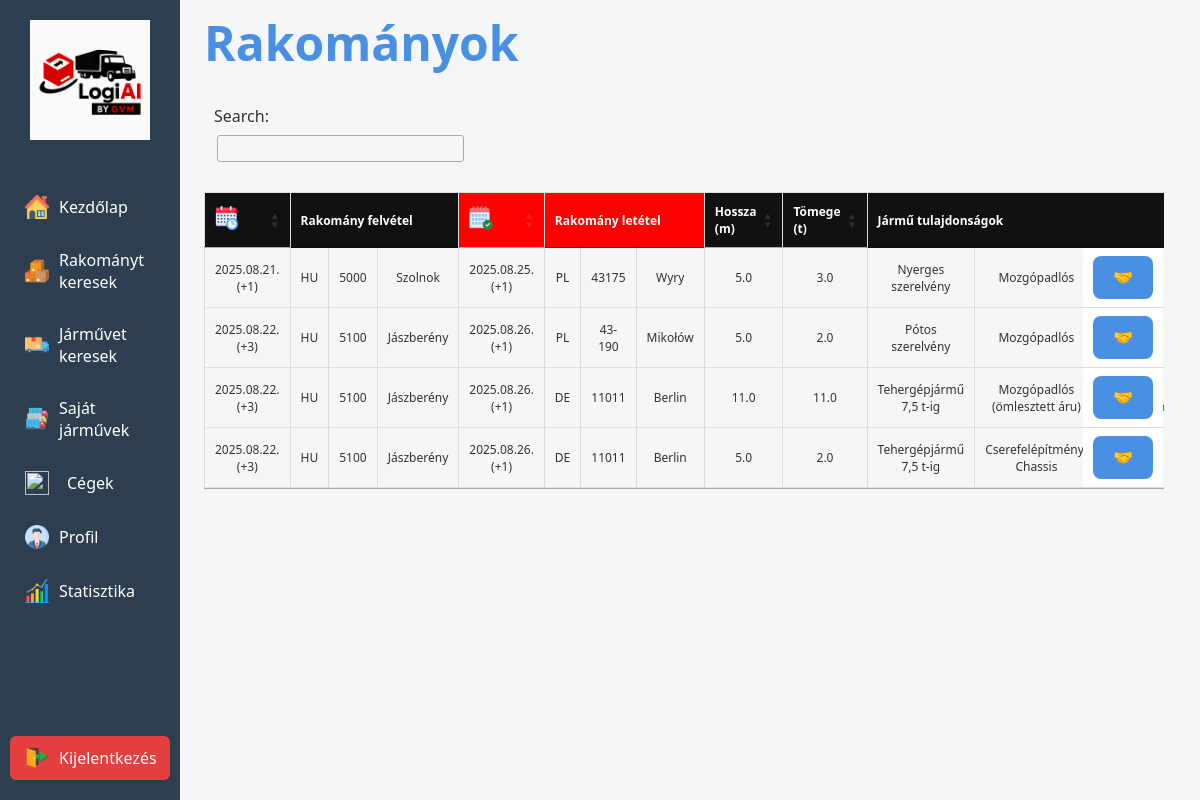
The page /shipments (signed in) on the database its author committed.
### main.py (models this page shows, shortened)
class Cargo(db.Model):
    cargo_id = db.Column(db.Integer, primary_key=True)
    company_id = db.Column(db.Integer, db.ForeignKey('company.company_id'))
    company = db.relationship("Company", backref="cargos")
    user_id = db.Column(db.Integer, db.ForeignKey('user.user_id'))      # hirdető ID-ja
    posted_by = db.relationship("User", backref="posted_cargos")  # <-- ide jön a kapcsolat
    description = db.Column(db.Text, nullable=False, default="Nincs leírás")
    origin_country = db.Column(db.String(100))
    origin_postcode = db.Column(db.String(20))
    origin_city = db.Column(db.String(100))
    is_hidden_from = db.Column(db.Boolean, default=False)  # indulás bújtatott?
    masked_origin_city = db.Column(db.String(100), nullable=True)
    masked_origin_postcode = db.Column(db.String(20), nullable=True)
    destination_country = db.Column(db.String(100))
    destination_postcode = db.Column(db.String(20))
    destination_city = db.Column(db.String(100))
    is_hidden_to = db.Column(db.Boolean, default=False)    # érkezés bújtatott?
    masked_destination_city = db.Column(db.String(100), nullable=True)
    masked_destination_postcode = db.Column(db.String(20), nullable=True)
    start_date_1 = db.Column(db.Date)
    start_date_2 = db.Column(db.Date)
    start_time_1 = db.Column(db.Time)
    start_time_2 = db.Column(db.Time)
    start_time_3 = db.Column(db.Time)
    start_time_4 = db.Column(db.Time)
    end_date_1 = db.Column(db.Date)
    end_date_2 = db.Column(db.Date)
    end_time_1 = db.Column(db.Time)
    end_time_2 = db.Column(db.Time)
    end_time_3 = db.Column(db.Time)
    end_time_4 = db.Column(db.Time)
    weight = db.Column(db.Float)
    size = db.Column(db.Float)
    vehicle_type = db.Column(db.String(100))     # típus
    stucture = db.Column(db.String(100))         # felépítmény
    equipment = db.Column(db.String(200))        # felszereltség
    certificates = db.Column(db.String(200))     # tanúsítványok
    cargo_securement = db.Column(db.String(200)) # rakományrögzítés
    created_at = db.Column(db.DateTime, default=datetime.utcnow)
    last_republished_at = db.Column(db.DateTime, nullable=True)
    offers = db.relationship("Offer", backref="cargo", lazy=True)

### main.py (the view)
@app.route('/shipments')
@login_required
def shipments():
    cargos = Cargo.query.order_by(Cargo.created_at.desc()).all()
    return render_template('shipments.html', user=current_user, cargos=cargos)

### main.py (called while the page is built)
@login_manager.user_loader
def load_user(user_id):
    return User.query.get(int(user_id))

### templates/shipments.html (shortened to what this page needs)
{% extends "base.html" %}
{% block content %}
<div class="home-container">
    <aside class="sidebar">
        {% include 'sidebar.html' %}
    </aside>
    <main class="main-content">
        <h1 class="cim">Rakományok</h1>
        {% if cargos %}
        <div class="table-wrapper">
            <table id="shipmentsTable" class="display" style="font-size: 0.9em; width:100%;">
            <thead>
                <tr>
                    <th class="felvet"><img src="{{ url_for('static', filename='icons/calendar_up.png') }}" style="width: 24px"></th>
                    <th class="felvet" colspan="3">Rakomány felvétel</th>
                    <th class="letet"><img src="{{ url_for('static', filename='icons/calendar_done.png') }}" style="width: 24px"></th>
                    <th class="letet" colspan="3">Rakomány letétel</th>
                    <th class="arujarmu">Hossza (m)</th>
                    <th class="arujarmu">Tömege (t)</th>
                    <th class="arujarmu" colspan="5">Jármű tulajdonságok</th>
                </tr>
            </thead>
            <tbody>
                {% for cargo in cargos %}
                <tr data-cargo-id="{{ cargo.cargo_id }}">
                    <td>
                        {% if cargo.start_date_1 %}
                            {{ cargo.start_date_1.strftime('%Y.%m.%d.') }}
                            {% if cargo.start_date_2 %}
                                {% set delta = (cargo.start_date_2 - cargo.start_date_1).days %}
                                (+{{ delta }})
                            {% endif %}
                        {% endif %}
                    </td>
                    <td>{{ cargo.origin_country.upper()}}</td>
                    <td>{{ cargo.masked_origin_postcode if cargo.is_hidden_from else cargo.origin_postcode }}</td>
                    <td>{{ cargo.masked_origin_city if cargo.is_hidden_from else cargo.origin_city }}</td>
                    <td>
                        {% if cargo.end_date_1 %}
                            {{ cargo.end_date_1.strftime('%Y.%m.%d.') }}
                            {% if cargo.end_date_2 %}
                                {% set delta = (cargo.end_date_2 - cargo.end_date_1).days %}
                                (+{{ delta }})
                            {% endif %}
                        {% endif %}
                    </td>
                    <td>{{ cargo.destination_country.upper()}}</td>
                    <td>{{ cargo.masked_destination_postcode if cargo.is_hidden_to else cargo.destination_postcode }}</td>
                    <td>{{ cargo.masked_destination_city if cargo.is_hidden_to else cargo.destination_city }}</td>
                    <td>{{ cargo.size }}</td>
                    <td>{{ cargo.weight }}</td>
                    <td>{{ cargo.vehicle_type or '-' }}</td>
                    <td>{{ cargo.stucture or '-' }}</td>
                    <td>{{ cargo.equipment or '-' }}</td>
                    <td class="action-column-right">
                        <button class="action-btn offer-btn" id="" title="Ajánlattétel">🤝</button>
                    </td>
                </tr>
                {% endfor %}
            </tbody>
        </table>
        {% else %}
        <p>Nincs még rakomány.</p>
        {% endif %}
        </div>
    </main>
</div>
{% endblock %}

### templates/base.html (shortened to what this page needs)
<!DOCTYPE html>
<html lang="hu">
<head>
    <link rel="stylesheet" href="{{ url_for('static', filename='style.css') }}">
    <link rel="stylesheet" href="https://cdn.jsdelivr.net/npm/bootstrap-icons@1.10.5/font/bootstrap-icons.css">
    <link rel="stylesheet" href="https://cdn.datatables.net/1.13.6/css/jquery.dataTables.min.css">
</head>
<body>
    {% block content %}{% endblock %}
</body>
</html>

### templates/sidebar.html (shortened to what this page needs)
<nav class="sidebar">
    <div class="sidebar-header">
        <img src="{{ url_for('static', filename='images/logiailogo.png') }}" alt="logiAI logo">
    </div>
    <ul class="sidebar-menu">
        <li><a href="{{ url_for('home') }}"><img src="{{ url_for('static', filename='icons/home.png') }}" alt=""> Kezdőlap</a></li>
        <li><a href="{{ url_for('shipments') }}"><img src="{{ url_for('static', filename='icons/warehouse.png') }}" alt=""> Rakományt keresek</a></li>
        <li><a href="{{ url_for('cargo') }}"><img src="{{ url_for('static', filename='icons/truck.png') }}" alt=""> Járművet keresek</a></li>
        <li><a href="{{ url_for('vehicles') }}"><img src="{{ url_for('static', filename='icons/car.png') }}" alt=""> Saját járművek</a></li>
        <li>
            <a href="#" class="submenu-toggle"><img src="{{ url_for('static', filename='icons/company.png') }}" alt=""> Cégek</a>
        </li>
        <li><a href="{{ url_for('profile') }}"><img src="{{ url_for('static', filename='icons/user.png') }}" alt=""> Profil</a></li>
        <li><a href="{{ url_for('statistics') }}"><img src="{{ url_for('static', filename='icons/stats.png') }}" alt=""> Statisztika</a></li>
    </ul>
    <ul class="sidebar-logout">
        <li>
            <a href="{{ url_for('logout') }}" class="logout-btn">
                <img src="{{ url_for('static', filename='icons/exit.png') }}" alt=""> Kijelentkezés
            </a>
        </li>
    </ul>
</nav>

### static/style.css (style rules this page uses)
body { font-family: 'Segoe UI', Tahoma, Geneva, Verdana, sans-serif; margin: 0; padding: 0; background: #f4f6f8; color: #333; display: flex; min-height: 100vh; width: 100%; }
h1 { top: 0; background: #f4f6f8; z-index: 10; padding: 10px 0; margin: 0; }
.sidebar .submenu-toggle { display: flex; align-items: center; gap: 8px; width: 100%; background: none; border: none; color: inherit; padding: 10px 15px; text-align: left; cursor: pointer; font: inherit; border-radius: 6px; }
.sidebar .sidebar-menu img[src$="company.png"] { width: 24px !important; height: 24px !important; object-fit: contain !important; }
.sidebar { width: 15%; background: #2c3e50; color: #fff; min-height: 100vh; padding-left: 10px; padding-right: 10px; position: fixed; top: 0; left: 0; box-sizing: border-box; display: flex; flex-direction: column; z-index: 1000; }
.sidebar-header { text-align: center; padding: 20px 0; }
.sidebar-header img { width: 120px; height: auto; display: inline-block; margin-bottom: 10px; }
.sidebar-menu { list-style: none; padding: 0; margin: 0; flex-grow: 1; }
.sidebar-menu li { margin: 10px 0; }
.sidebar-menu a { color: #fff; text-decoration: none; padding: 10px 15px; display: flex; align-items: center; border-radius: 6px; transition: background 0.3s; }
.sidebar-menu a img { width: 24px; margin-right: 10px; }
.sidebar-logout { margin-top: auto; list-style: none; padding: 0; margin-bottom: 20px; }
.logout-btn { display: flex; align-items: center; padding: 10px 15px; color: #fff; background-color: #e53e3e; border-radius: 6px; text-decoration: none; transition: background 0.3s; }
.logout-btn img { width: 24px; margin-right: 10px; }
.main-content { margin-left: 17vw; flex-grow: 1; box-sizing: border-box; max-width: 80%; }
.main-content > h1 { font-size: 3rem; text-align: left; color: #4a90e2; }
h1, h2 { text-align: left; color: #4a90e2; }
button { background: #4a90e2; color: #fff; border: none; padding: 12px 20px; border-radius: 8px; cursor: pointer; font-size: 16px; transition: background 0.3s; }
.home-container { max-width: 100%; }
.table-wrapper { max-width: 100%; text-align: center; margin-top: 20px; margin-bottom: 50px; overflow-x: auto; position: relative; }
.table-wrapper .dataTable { display: inline-block; width: auto !important; min-width: 600px; max-width: 100%; border-collapse: collapse; }
.table-wrapper table { display: inline-block; width: auto !important; min-width: 600px; max-width: 100%; border-collapse: collapse; }
table { width: 100%; border-collapse: collapse; margin-top: 10px; }
table th, table td { border: 1px solid #ddd; padding: 12px; font-size: .75rem; }
table th { background: #4a90e2; color: white; }
table tr:nth-child(even) { background: #f9f9f9; }
.letet, .hirdeto { background-color: red; }
.arujarmu, .felvet { background-color: #111; color: white; }

### templates/shipments.html (style rules this page uses)
.action-column-right { position: sticky; right: 0; z-index: 1; background: #fff; }

### rows shown on the page
Cargo: start_date_1 "2025.08.21.", cargo_id "1", origin_country "HU", is_hidden_from+origin_postcode "5000", is_hidden_from+origin_city "Szolnok", end_date_1 "2025.08.25.", destination_country "PL", is_hidden_to+destination_postcode "43175", is_hidden_to+destination_city "Wyry", size "5.0", weight "3.0", vehicle_type "Nyerges szerelvény", stucture "Mozgópadlós"
Cargo: start_date_1 "2025.08.22.", delta "3", origin_country "HU", is_hidden_from+masked_origin_postcode "5100", is_hidden_from+masked_origin_city "Jászberény", end_date_1 "2025.08.26.", delta "1", destination_country "PL", is_hidden_to+masked_destination_postcode "43-190", is_hidden_to+masked_destination_city "Mikołów", size "5.0", weight "2.0", vehicle_type "Pótos szerelvény", stucture "Mozgópadlós"
Cargo: start_date_1 "2025.08.22.", cargo_id "3", origin_country "HU", is_hidden_from+masked_origin_postcode "5100", is_hidden_from+masked_origin_city "Jászberény", end_date_1 "2025.08.26.", is_hidden_from "1", destination_country "DE", is_hidden_to+destination_postcode "11011", is_hidden_to+destination_city "Berlin", size "11.0", weight "11.0", vehicle_type "Tehergépjármű 7,5 t-ig", stucture "Mozgópadlós (ömlesztett áru)"
Cargo: start_date_1 "2025.08.22.", delta "3", origin_country "HU", is_hidden_from+origin_postcode "5100", is_hidden_from+origin_city "Jászberény", end_date_1 "2025.08.26.", delta "1", destination_country "DE", is_hidden_to+destination_postcode "11011", is_hidden_to+destination_city "Berlin", size "5.0", weight "2.0", vehicle_type "Tehergépjármű 7,5 t-ig", stucture "Cserefelépítmény-Chassis"
